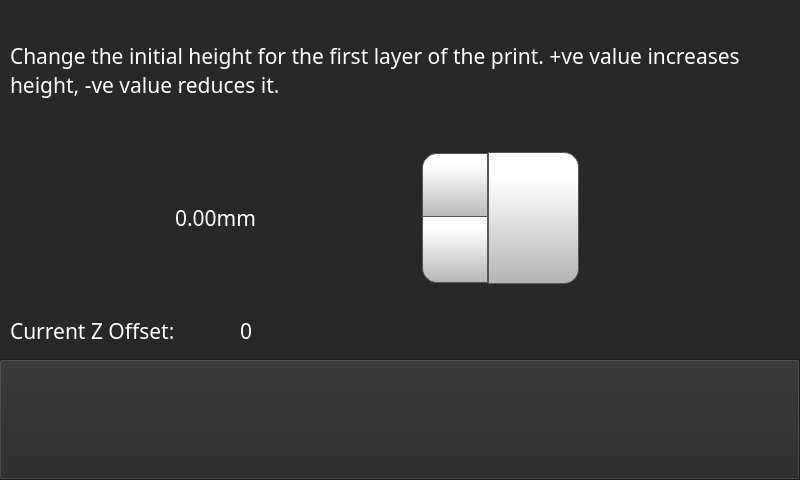
<?xml version="1.0" encoding="UTF-8"?>
<ui version="4.0">
 <class>nozzleOffsetPage_2</class>
 <widget class="QWidget" name="nozzleOffsetPage_2">
  <property name="geometry">
   <rect>
    <x>0</x>
    <y>0</y>
    <width>800</width>
    <height>480</height>
   </rect>
  </property>
  <property name="minimumSize">
   <size>
    <width>800</width>
    <height>480</height>
   </size>
  </property>
  <property name="maximumSize">
   <size>
    <width>800</width>
    <height>480</height>
   </size>
  </property>
  <property name="windowTitle">
   <string>Form</string>
  </property>
  <property name="styleSheet">
   <string notr="true">background-color: rgb(40, 40, 40);</string>
  </property>
  <widget class="QPushButton" name="nozzleOffsetBackButton_2">
   <property name="geometry">
    <rect>
     <x>-1</x>
     <y>359</y>
     <width>801</width>
     <height>121</height>
    </rect>
   </property>
   <property name="minimumSize">
    <size>
     <width>0</width>
     <height>0</height>
    </size>
   </property>
   <property name="font">
    <font>
     <family>Gotham</family>
     <pointsize>16</pointsize>
     <bold>false</bold>
    </font>
   </property>
   <property name="styleSheet">
    <string notr="true">QPushButton {
     border: 1px solid rgb(87, 87, 87);
	background-color: qlineargradient(spread:pad, x1:0, y1:1, x2:0, y2:0.188, stop:0 rgba(180, 180, 180, 255), stop:1 rgba(255, 255, 255, 255));


}

QPushButton:pressed {
    background-color: qlineargradient(x1: 0, y1: 0, x2: 0, y2: 1,
                                      stop: 0 #dadbde, stop: 1 #f6f7fa);
}

QPushButton:flat {
    border: none; /* no border for a flat push button */
}

QPushButton:default {
    border-color: navy; /* make the default button prominent */
}

QPushButton:focus {
	outline: none;
}
url(:/icons/img/chevron-pointing-to-the-left.png)</string>
   </property>
   <property name="text">
    <string/>
   </property>
   <property name="icon">
    <iconset resource="../../resources/resource.qrc">
     <normaloff>:/Navigation/img/Navigation/arrows-4.png</normaloff>:/Navigation/img/Navigation/arrows-4.png</iconset>
   </property>
   <property name="iconSize">
    <size>
     <width>70</width>
     <height>70</height>
    </size>
   </property>
   <property name="checkable">
    <bool>false</bool>
   </property>
   <property name="autoDefault">
    <bool>false</bool>
   </property>
   <property name="default">
    <bool>false</bool>
   </property>
   <property name="flat">
    <bool>false</bool>
   </property>
  </widget>
  <widget class="QLabel" name="feedRateLabelControlPage_5">
   <property name="geometry">
    <rect>
     <x>10</x>
     <y>320</y>
     <width>211</width>
     <height>21</height>
    </rect>
   </property>
   <property name="font">
    <font>
     <family>Gotham</family>
     <pointsize>16</pointsize>
     <bold>false</bold>
    </font>
   </property>
   <property name="styleSheet">
    <string notr="true">color: rgb(255, 255, 255);</string>
   </property>
   <property name="text">
    <string>Current Z Offset: </string>
   </property>
   <property name="wordWrap">
    <bool>true</bool>
   </property>
  </widget>
  <widget class="QPushButton" name="nozzleOffsetSetButton_2">
   <property name="geometry">
    <rect>
     <x>488</x>
     <y>152</y>
     <width>91</width>
     <height>132</height>
    </rect>
   </property>
   <property name="font">
    <font>
     <family>Gotham</family>
     <pointsize>16</pointsize>
     <bold>false</bold>
    </font>
   </property>
   <property name="styleSheet">
    <string notr="true">QPushButton {
     border: 1px solid rgb(87, 87, 87);
	background-color: qlineargradient(spread:pad, x1:0, y1:1, x2:0, y2:0.188, stop:0 rgba(180, 180, 180, 255), stop:1 rgba(255, 255, 255, 255));
border-top-right-radius: 15px;
border-bottom-right-radius: 15px;

}

QPushButton:pressed {
    background-color: qlineargradient(x1: 0, y1: 0, x2: 0, y2: 1,
                                      stop: 0 #dadbde, stop: 1 #f6f7fa);
}

QPushButton:flat {
    border: none; /* no border for a flat push button */
}

QPushButton:default {
    border-color: navy; /* make the default button prominent */
}
QPushButton:focus {
	outline: none;
}</string>
   </property>
   <property name="text">
    <string/>
   </property>
   <property name="icon">
    <iconset resource="../../resources/resource.qrc">
     <normaloff>:/Icons/img/icons/verification-mark.png</normaloff>:/Icons/img/icons/verification-mark.png</iconset>
   </property>
   <property name="iconSize">
    <size>
     <width>70</width>
     <height>70</height>
    </size>
   </property>
  </widget>
  <widget class="QDoubleSpinBox" name="nozzleOffsetDoubleSpinBox_2">
   <property name="geometry">
    <rect>
     <x>170</x>
     <y>150</y>
     <width>321</width>
     <height>136</height>
    </rect>
   </property>
   <property name="font">
    <font>
     <family>Gotham</family>
     <pointsize>16</pointsize>
     <bold>false</bold>
    </font>
   </property>
   <property name="styleSheet">
    <string notr="true">QDoubleSpinBox {
    padding-right: 5px; /* make room for the arrows */
	color: rgb(255, 255, 255);
	background-color: rgba(255, 255, 255, 0);
   
}
QDoubleSpinBox ::text:selected {
	background-color: rgb(255, 146, 57);
   
}
QDoubleSpinBox::up-button {
     border: 1px solid rgb(87, 87, 87);

border-top-left-radius: 15px;
	background-color: qlineargradient(spread:pad, x1:0, y1:1, x2:0, y2:0.188, stop:0 rgba(180, 180, 180, 255), stop:1 rgba(255, 255, 255, 255));
    width: 60px;
     height: 61px;
    padding: 2px;
}

QDoubleSpinBox::up-arrow { 
image: url(:/Navigation/img/Navigation/arrows.png);
    width: 40px;
     height: 40px;
padding: 5px;
}



QDoubleSpinBox::up-button:pressed {
    background-color: qlineargradient(x1: 0, y1: 0, x2: 0, y2: 1,
                                      stop: 0 #dadbde, stop: 1 #f6f7fa);
}


QDoubleSpinBox::down-button {
     border: 1px solid rgb(87, 87, 87);
border-bottom-left-radius: 15px;
	background-color: qlineargradient(spread:pad, x1:0, y1:1, x2:0, y2:0.188, stop:0 rgba(180, 180, 180, 255), stop:1 rgba(255, 255, 255, 255));
    width: 60px;
     height: 61px;
    padding: 2px;
}

QDoubleSpinBox::down-arrow { 
image: url(:/Navigation/img/Navigation/arrows-5.png);
    width: 40px;
    height: 40px;
padding: 5px;
}

QDoubleSpinBox::down-button:pressed {
    background-color: qlineargradient(x1: 0, y1: 0, x2: 0, y2: 1,
                                      stop: 0 #dadbde, stop: 1 #f6f7fa);

}

</string>
   </property>
   <property name="frame">
    <bool>false</bool>
   </property>
   <property name="readOnly">
    <bool>false</bool>
   </property>
   <property name="buttonSymbols">
    <enum>QAbstractSpinBox::UpDownArrows</enum>
   </property>
   <property name="accelerated">
    <bool>true</bool>
   </property>
   <property name="suffix">
    <string>mm</string>
   </property>
   <property name="decimals">
    <number>2</number>
   </property>
   <property name="minimum">
    <double>-2.000000000000000</double>
   </property>
   <property name="maximum">
    <double>2.000000000000000</double>
   </property>
   <property name="singleStep">
    <double>0.050000000000000</double>
   </property>
  </widget>
  <widget class="QLabel" name="printPreviewSelected_3">
   <property name="geometry">
    <rect>
     <x>260</x>
     <y>150</y>
     <width>161</width>
     <height>161</height>
    </rect>
   </property>
   <property name="font">
    <font>
     <family>Gotham</family>
     <pointsize>16</pointsize>
     <bold>false</bold>
    </font>
   </property>
   <property name="styleSheet">
    <string notr="true">background-color: rgba(255, 255, 255, 0);</string>
   </property>
   <property name="text">
    <string/>
   </property>
   <property name="pixmap">
    <pixmap resource="../../resources/resource.qrc">:/Icons/img/icons/Nozzle Offset.png</pixmap>
   </property>
   <property name="scaledContents">
    <bool>true</bool>
   </property>
  </widget>
  <widget class="QLabel" name="feedRateLabelControlPage_6">
   <property name="geometry">
    <rect>
     <x>10</x>
     <y>10</y>
     <width>781</width>
     <height>121</height>
    </rect>
   </property>
   <property name="font">
    <font>
     <family>Gotham</family>
     <pointsize>16</pointsize>
     <bold>false</bold>
    </font>
   </property>
   <property name="styleSheet">
    <string notr="true">color: rgb(255, 255, 255);</string>
   </property>
   <property name="text">
    <string>Change the initial height for the first layer of the print. +ve value increases height, -ve value reduces it.</string>
   </property>
   <property name="wordWrap">
    <bool>true</bool>
   </property>
  </widget>
  <widget class="QLabel" name="currentNozzleOffset_2">
   <property name="geometry">
    <rect>
     <x>240</x>
     <y>320</y>
     <width>211</width>
     <height>21</height>
    </rect>
   </property>
   <property name="font">
    <font>
     <family>Gotham</family>
     <pointsize>16</pointsize>
     <bold>false</bold>
    </font>
   </property>
   <property name="styleSheet">
    <string notr="true">color: rgb(255, 255, 255);</string>
   </property>
   <property name="text">
    <string>0</string>
   </property>
   <property name="wordWrap">
    <bool>true</bool>
   </property>
   <property name="margin">
    <number>2</number>
   </property>
  </widget>
 </widget>
 <resources>
  <include location="../../resources/resource.qrc"/>
  <include location="../resources/resource.qrc"/>
 </resources>
 <connections/>
</ui>
